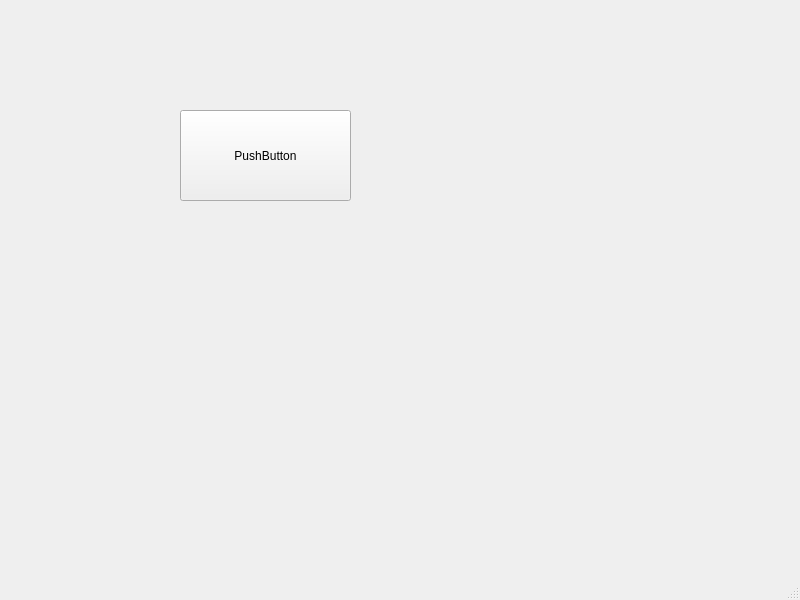
<?xml version="1.0" encoding="UTF-8"?>
<ui version="4.0">
 <class>MainWindow</class>
 <widget class="QMainWindow" name="MainWindow">
  <property name="geometry">
   <rect>
    <x>0</x>
    <y>0</y>
    <width>800</width>
    <height>600</height>
   </rect>
  </property>
  <property name="windowTitle">
   <string>MainWindow</string>
  </property>
  <widget class="QWidget" name="centralwidget">
   <widget class="QPushButton" name="pushButton">
    <property name="geometry">
     <rect>
      <x>180</x>
      <y>110</y>
      <width>171</width>
      <height>91</height>
     </rect>
    </property>
    <property name="text">
     <string>PushButton</string>
    </property>
   </widget>
  </widget>
  <widget class="QMenuBar" name="menubar">
   <property name="geometry">
    <rect>
     <x>0</x>
     <y>0</y>
     <width>800</width>
     <height>21</height>
    </rect>
   </property>
  </widget>
  <widget class="QStatusBar" name="statusbar"/>
 </widget>
 <resources/>
 <connections/>
</ui>
